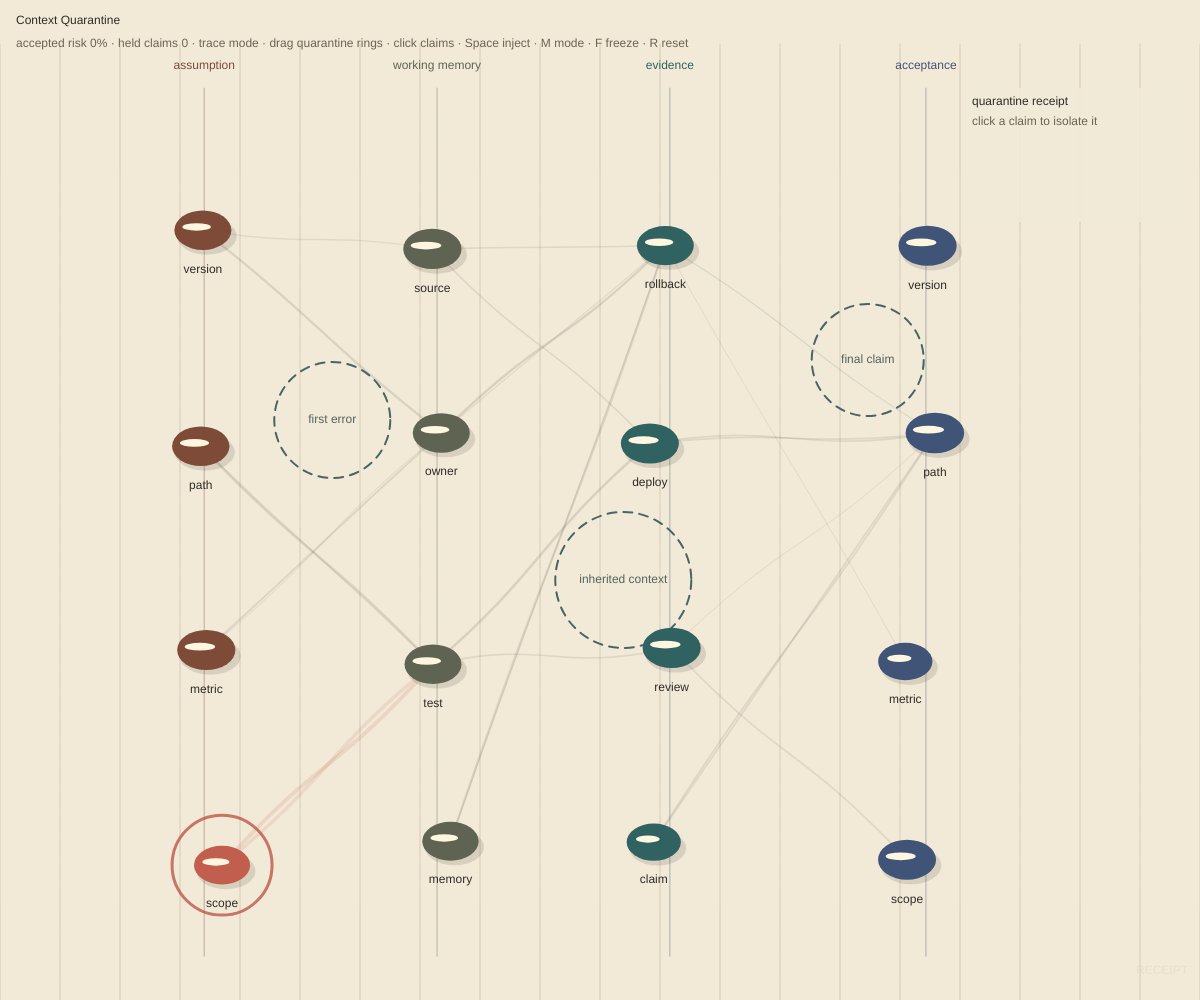
Frame 1 (no input)
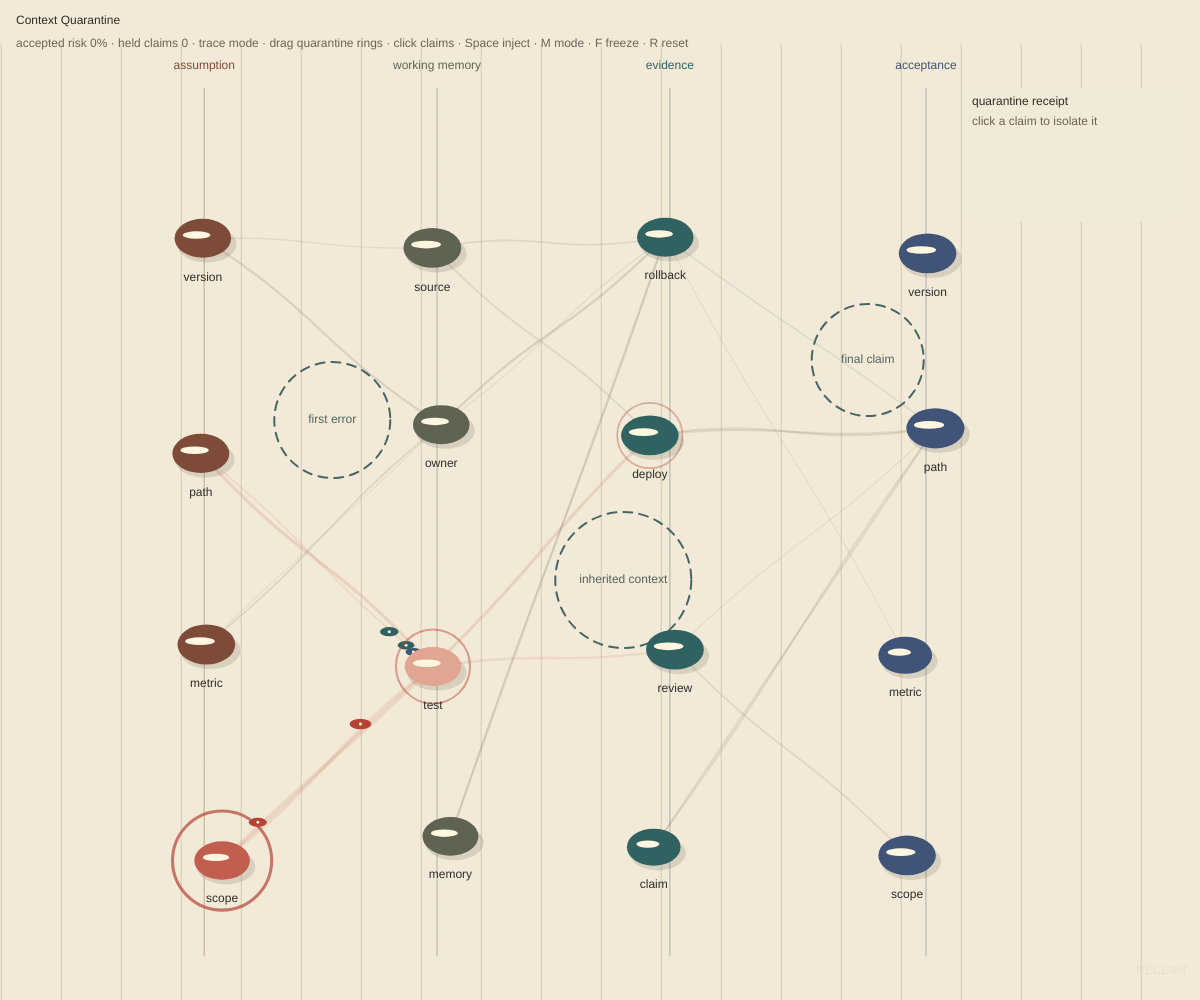
Frame 60 (no input)
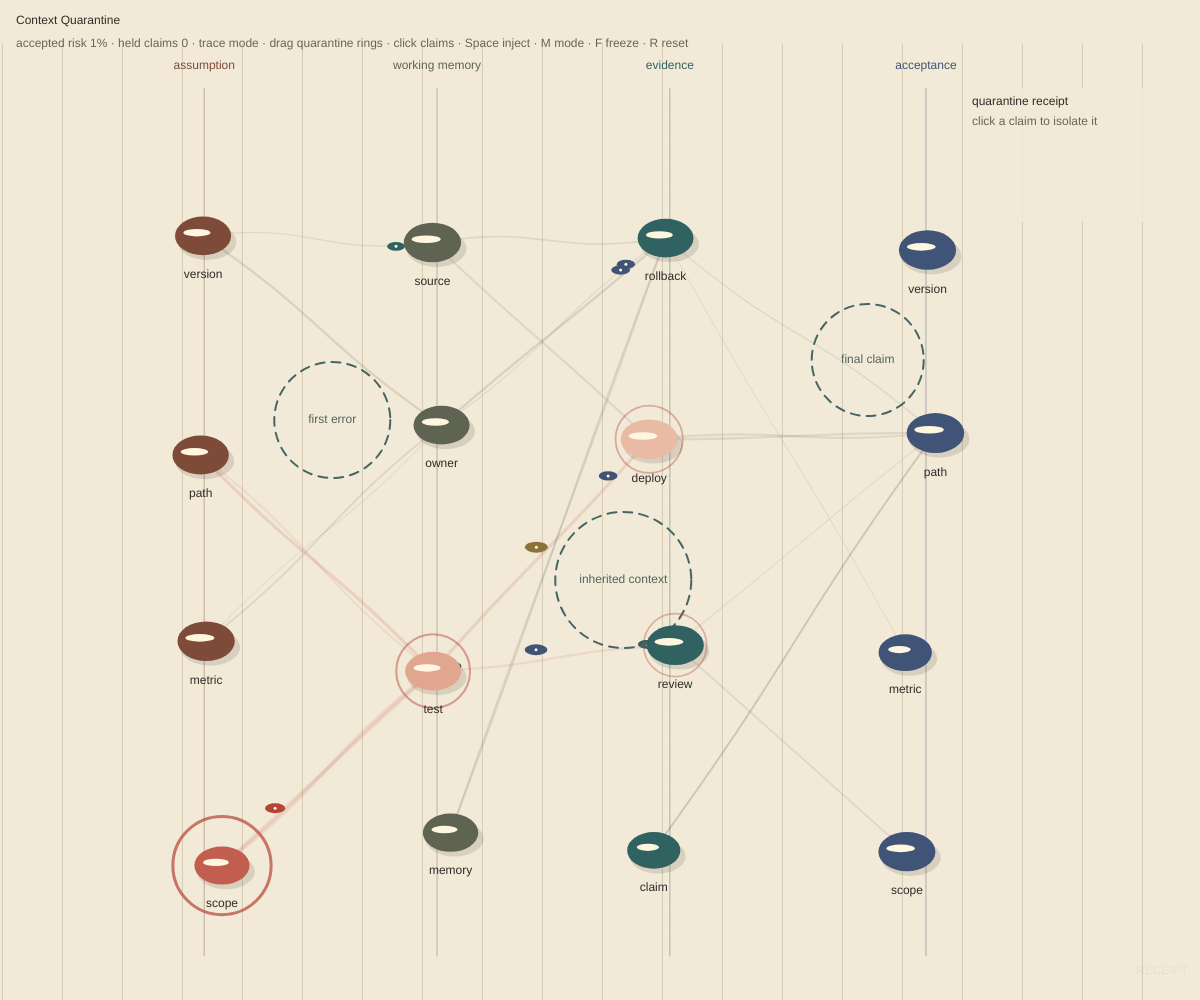
Frame 120 (the mouse pressed at the canvas centre since frame 60)

The p5.js sketch that drew these frames (run headless with seeded random() and noise() and a simulated clock; from frame 60 on, the mouse is pressed at the canvas centre):

// p5.js sketch
// ── sketch.js
// Context Quarantine - an interactive receipt for claims that inherit earlier mistakes.

const LANES = [
  { key: 'assumption', label: 'assumption', x: 0.16, color: '#7e4b39' },
  { key: 'working', label: 'working memory', x: 0.36, color: '#5f6452' },
  { key: 'evidence', label: 'evidence', x: 0.56, color: '#2f6260' },
  { key: 'acceptance', label: 'acceptance', x: 0.78, color: '#405477' },
];

const CLAIM_SEEDS = [
  'version',
  'path',
  'metric',
  'scope',
  'source',
  'owner',
  'test',
  'memory',
  'rollback',
  'deploy',
  'review',
  'claim',
];

let nodes = [];
let links = [];
let pulses = [];
let gates = [];
let receipts = [];
let heldGate = -1;
let mode = 0;
let frozen = false;
let seedValue = 608;
let fieldPulse = { x: 0, y: 0, strength: 0 };

function setup() {
  createCanvas(vw(), vh());
  pixelDensity(min(2, window.devicePixelRatio || 1));
  textFont('ui-sans-serif, system-ui, -apple-system, BlinkMacSystemFont, "Segoe UI", sans-serif');
  resetSystem();
}

function resetSystem() {
  randomSeed(seedValue);
  noiseSeed(seedValue);
  nodes = [];
  links = [];
  pulses = [];
  receipts = [];
  gates = [
    { t: 0.27, y: height * 0.42, radius: 58, label: 'first error' },
    { t: 0.52, y: height * 0.58, radius: 68, label: 'inherited context' },
    { t: 0.73, y: height * 0.36, radius: 56, label: 'final claim' },
  ];

  const compact = width < 560;
  const perLane = compact ? 3 : 4;
  LANES.forEach((lane, laneIndex) => {
    for (let i = 0; i < perLane; i += 1) {
      const n = makeNode(laneIndex, i, perLane);
      nodes.push(n);
    }
  });

  for (let laneIndex = 0; laneIndex < LANES.length - 1; laneIndex += 1) {
    const from = nodes.filter((n) => n.lane === laneIndex);
    const to = nodes.filter((n) => n.lane === laneIndex + 1);
    from.forEach((a, i) => {
      const primary = to[(i + floor(random(to.length))) % to.length];
      links.push(makeLink(a, primary, random(0.42, 0.82)));
      if (!compact || random() > 0.34) {
        links.push(makeLink(a, random(to), random(0.2, 0.52)));
      }
    });
  }

  contaminate(nodes[floor(random(0, min(perLane, nodes.length)))], 0.82);
  for (let i = 0; i < 18; i += 1) addPulse(random(nodes.filter((n) => n.lane === 0)));
}

function makeNode(laneIndex, rowIndex, perLane) {
  const lane = LANES[laneIndex];
  const jitterX = random(-0.018, 0.018) * layoutWidth();
  const bandTop = topMargin() + 42;
  const bandHeight = height - bandTop - bottomMargin();
  const y = bandTop + ((rowIndex + 0.5) / perLane) * bandHeight + random(-20, 20);
  return {
    id: nodes.length,
    lane: laneIndex,
    label: CLAIM_SEEDS[(laneIndex * perLane + rowIndex) % CLAIM_SEEDS.length],
    x: lane.x * layoutWidth() + gutterLeft() + jitterX,
    y,
    tx: lane.x * layoutWidth() + gutterLeft() + jitterX,
    ty: y,
    vx: random(-0.25, 0.25),
    vy: random(-0.25, 0.25),
    trust: random(0.42, 0.92),
    contamination: 0,
    quarantined: false,
    phase: random(TWO_PI),
  };
}

function makeLink(a, b, confidence) {
  return {
    from: a.id,
    to: b.id,
    confidence,
    contaminated: false,
    phase: random(TWO_PI),
  };
}

function draw() {
  background('#f2ead8');
  drawPaper();
  if (!frozen) {
    updateNodes();
    updateContamination();
    maybeAddPulse();
  }
  drawLanes();
  drawLinks();
  updatePulses();
  drawGates();
  drawNodes();
  drawReceipts();
  drawFieldPulse();
  drawHud();
  fieldPulse.strength *= 0.9;
}

function drawPaper() {
  noStroke();
  for (let y = 0; y < height; y += 6) {
    const tone = 234 + noise(y * 0.024, frameCount * 0.002) * 10;
    fill(tone, 226, 209, 34);
    rect(0, y, width, 3);
  }

  stroke('#d6cab2');
  strokeWeight(1);
  const step = max(34, min(width, height) * 0.06);
  for (let x = -step; x < width + step; x += step) {
    line(x + ((frameCount * 0.02) % step), topMargin() * 0.5, x + ((frameCount * 0.02) % step), height);
  }
}

function updateNodes() {
  nodes.forEach((n) => {
    const lane = LANES[n.lane];
    const drift = sin(frameCount * 0.011 + n.phase) * 9;
    let ax = (n.tx - n.x) * 0.004;
    let ay = (n.ty + drift - n.y) * 0.004;

    gates.forEach((g) => {
      const gx = gateX(g);
      const d = dist(n.x, n.y, gx, g.y);
      if (d < g.radius * 1.8) {
        const push = (1 - d / (g.radius * 1.8)) * (mode === 2 ? -0.08 : 0.08);
        ax += ((n.x - gx) / max(d, 1)) * push;
        ay += ((n.y - g.y) / max(d, 1)) * push;
      }
    });

    if (fieldPulse.strength > 0.02) {
      const d = dist(n.x, n.y, fieldPulse.x, fieldPulse.y);
      if (d < 180) {
        const pull = (1 - d / 180) * 0.12 * fieldPulse.strength;
        ax += ((fieldPulse.x - n.x) / max(d, 1)) * pull;
        ay += ((fieldPulse.y - n.y) / max(d, 1)) * pull;
      }
    }

    n.vx = (n.vx + ax) * 0.9;
    n.vy = (n.vy + ay) * 0.9;
    n.x += n.vx;
    n.y += n.vy;
    n.trust = constrain(n.trust + (n.quarantined ? 0.002 : -0.0008), 0.08, 1);
  });
}

function updateContamination() {
  links.forEach((link) => {
    const a = nodes[link.from];
    const b = nodes[link.to];
    const blocked = crossesQuarantine(a, b);
    const inherited = max(0, a.contamination - (blocked ? 0.48 : 0.08));
    if (inherited > b.contamination && !b.quarantined) {
      b.contamination = lerp(b.contamination, inherited * link.confidence, 0.035);
      link.contaminated = b.contamination > 0.18 || a.contamination > 0.32;
    }
    if (b.quarantined) b.contamination *= 0.935;
    else b.contamination *= 0.998;
  });

  const acceptedRisk = nodes
    .filter((n) => n.lane === LANES.length - 1)
    .reduce((sum, n) => sum + n.contamination, 0);
  if (acceptedRisk > 1.25 && frameCount % 92 === 0) {
    const target = random(nodes.filter((n) => n.lane === LANES.length - 1));
    contaminate(target, 0.45);
  }
}

function maybeAddPulse() {
  if (frameCount % 28 === 0 && pulses.length < 48) {
    const starts = nodes.filter((n) => n.lane === 0 && !n.quarantined);
    addPulse(random(starts));
  }
}

function addPulse(start) {
  const candidates = links.filter((l) => l.from === start.id);
  if (!candidates.length) return;
  const link = random(candidates);
  pulses.push({
    link,
    t: 0,
    speed: random(0.007, 0.017),
    color: start.contamination > 0.3 ? '#b54436' : random(['#2f6260', '#405477', '#8c713b']),
  });
}

function updatePulses() {
  for (let i = pulses.length - 1; i >= 0; i -= 1) {
    const p = pulses[i];
    const a = nodes[p.link.from];
    const b = nodes[p.link.to];
    p.t += frozen ? 0 : p.speed;
    const u = easeOutCubic(constrain(p.t, 0, 1));
    const bow = sin(u * PI) * (22 + 20 * p.link.confidence);
    const x = lerp(a.x, b.x, u);
    const y = lerp(a.y, b.y, u) + bow * (a.y < b.y ? 1 : -1) * 0.35;
    noStroke();
    fill(p.color);
    ellipse(x, y, 13 + sin(u * PI) * 10, 7 + sin(u * PI) * 4);
    fill('#fff6df');
    circle(x, y, 3);

    if (p.t >= 1) {
      if (a.contamination > 0.22 && !crossesQuarantine(a, b) && !b.quarantined) {
        b.contamination = max(b.contamination, a.contamination * p.link.confidence);
      }
      pulses.splice(i, 1);
      const next = links.filter((l) => l.from === b.id);
      if (next.length && random() < 0.8 && !b.quarantined) {
        pulses.push({ link: random(next), t: 0, speed: random(0.007, 0.017), color: p.color });
      }
    }
  }
}

function drawLanes() {
  const top = topMargin();
  const h = height - top - bottomMargin();
  LANES.forEach((lane) => {
    const x = lane.x * layoutWidth() + gutterLeft();
    stroke(lane.color + '55');
    strokeWeight(1.2);
    line(x, top, x, top + h);
    noStroke();
    fill(lane.color);
    textAlign(CENTER, TOP);
    textStyle(BOLD);
    textSize(width < 560 ? 10 : 12);
    text(lane.label, x, top - 28);
  });

  noStroke();
  fill(54, 48, 40, 13);
  textStyle(BOLD);
  textSize(constrain(width * 0.09, 38, 112));
  textAlign(RIGHT, BASELINE);
  text('RECEIPT', width - 12, height - 26);
}

function drawLinks() {
  links.forEach((link, i) => {
    const a = nodes[link.from];
    const b = nodes[link.to];
    const blocked = crossesQuarantine(a, b);
    const risk = max(a.contamination, b.contamination);
    const base = mode === 1 ? 76 : 44;
    const col = blocked ? '#2f6260' : risk > 0.22 ? '#b54436' : '#463f35';
    noFill();
    stroke(col + alphaHex(base * (0.35 + link.confidence * 0.65)));
    strokeWeight(blocked ? 1.2 : 0.6 + link.confidence * 2.3 + risk * 2.4);
    const mx = (a.x + b.x) * 0.5;
    const my = (a.y + b.y) * 0.5;
    const wobble = sin(frameCount * 0.016 + link.phase + i) * 18;
    bezier(a.x, a.y, mx, my + wobble, mx, my - wobble, b.x, b.y);
  });
}

function drawGates() {
  gates.forEach((g, i) => {
    const x = gateX(g);
    const active = i === heldGate || dist(mouseX, mouseY, x, g.y) < g.radius;
    noFill();
    stroke(active ? '#263f3d' : '#476663');
    strokeWeight(active ? 3 : 2);
    drawingContext.setLineDash([9, 7]);
    circle(x, g.y, g.radius * 2);
    drawingContext.setLineDash([]);
    noStroke();
    fill(active ? '#263f3d' : '#52645d');
    textAlign(CENTER, CENTER);
    textStyle(BOLD);
    textSize(width < 560 ? 10 : 11);
    text(g.label, x, g.y);
  });
}

function drawNodes() {
  nodes.forEach((n) => {
    const lane = LANES[n.lane];
    const r = nodeRadius(n);
    const risk = n.contamination;
    noStroke();
    fill(46, 40, 32, 34);
    ellipse(n.x + 4, n.y + 6, r * 2.2, r * 1.35);
    fill(risk > 0.18 ? lerpColorValue('#f5d6bd', '#b54436', risk) : lane.color);
    ellipse(n.x, n.y, r * 2.1, r * 1.45);
    fill(n.quarantined ? '#f2ead8' : '#fff6df');
    ellipse(n.x - r * 0.23, n.y - r * 0.12, r * (0.75 + n.trust * 0.42), r * 0.28);

    if (risk > 0.08) {
      noFill();
      stroke('#b54436' + alphaHex(80 + risk * 120));
      strokeWeight(1.4 + risk * 2);
      circle(n.x, n.y, r * (2.1 + risk * 2));
    }

    if (n.quarantined) {
      stroke('#263f3d');
      strokeWeight(2);
      line(n.x - r * 0.72, n.y - r * 0.72, n.x + r * 0.72, n.y + r * 0.72);
      line(n.x + r * 0.72, n.y - r * 0.72, n.x - r * 0.72, n.y + r * 0.72);
    }

    noStroke();
    fill('#302c27');
    textAlign(CENTER, CENTER);
    textStyle(BOLD);
    textSize(width < 560 ? 9.5 : 11);
    text(n.label, n.x, n.y + r + 12);
  });
}

function drawReceipts() {
  const compact = width < 560;
  const recent = receipts.slice(compact ? -3 : -5);
  const x = compact ? 14 : width - 228;
  const y = compact ? height - 92 : topMargin() + 8;
  noStroke();
  fill(242, 234, 216, compact ? 190 : 220);
  rect(x - 8, y - 8, compact ? width - 28 : 216, compact ? 80 : 134, 4);
  fill('#302c27');
  textAlign(LEFT, TOP);
  textStyle(BOLD);
  textSize(12);
  text('quarantine receipt', x, y);
  textStyle(NORMAL);
  fill('#6e6355');
  textSize(10.5);
  if (!recent.length) {
    text('click a claim to isolate it', x, y + 20);
  } else {
    recent.forEach((r, i) => {
      text(`${r.name}: risk ${floor(r.risk * 100)} -> held`, x, y + 20 + i * 18);
    });
  }
}

function drawFieldPulse() {
  if (fieldPulse.strength < 0.04) return;
  noFill();
  stroke('#b54436');
  strokeWeight(1.5);
  circle(fieldPulse.x, fieldPulse.y, 34 + fieldPulse.strength * 130);
  stroke('#2f626088');
  circle(fieldPulse.x, fieldPulse.y, 12 + fieldPulse.strength * 52);
}

function drawHud() {
  const compact = width < 560;
  const risk = acceptanceRisk();
  const blocked = nodes.filter((n) => n.quarantined).length;
  noStroke();
  fill('#302c27');
  textAlign(LEFT, TOP);
  textStyle(BOLD);
  textSize(compact ? 13 : 15);
  text('Context Quarantine', 16, 15);
  fill('#6e6355');
  textStyle(NORMAL);
  textSize(compact ? 11.5 : 13);
  const modeName = ['trace', 'x-ray', 'reverse'][mode];
  const copy = compact
    ? `accepted risk ${floor(risk * 100)}% · held ${blocked} · ${modeName}\ndrag rings · tap claims · M mode · R reset`
    : `accepted risk ${floor(risk * 100)}% · held claims ${blocked} · ${modeName} mode · drag quarantine rings · click claims · Space inject · M mode · F freeze · R reset`;
  text(copy, 16, 38, width - 32, compact ? 54 : 32);
}

function contaminate(node, amount) {
  node.contamination = constrain(node.contamination + amount, 0, 1);
  node.trust = max(0.18, node.trust - amount * 0.3);
}

function acceptanceRisk() {
  const accepted = nodes.filter((n) => n.lane === LANES.length - 1);
  if (!accepted.length) return 0;
  return accepted.reduce((sum, n) => sum + n.contamination, 0) / accepted.length;
}

function crossesQuarantine(a, b) {
  return gates.some((g) => distanceToSegment(gateX(g), g.y, a.x, a.y, b.x, b.y) < g.radius);
}

function distanceToSegment(px, py, x1, y1, x2, y2) {
  const dx = x2 - x1;
  const dy = y2 - y1;
  const len2 = dx * dx + dy * dy || 1;
  const t = constrain(((px - x1) * dx + (py - y1) * dy) / len2, 0, 1);
  return dist(px, py, x1 + dx * t, y1 + dy * t);
}

function pickNode(x, y) {
  for (let i = nodes.length - 1; i >= 0; i -= 1) {
    if (dist(x, y, nodes[i].x, nodes[i].y) < nodeRadius(nodes[i]) + 13) return i;
  }
  return -1;
}

function pickGate(x, y) {
  for (let i = gates.length - 1; i >= 0; i -= 1) {
    if (dist(x, y, gateX(gates[i]), gates[i].y) < gates[i].radius + 10) return i;
  }
  return -1;
}

function mousePressed() {
  heldGate = pickGate(mouseX, mouseY);
  const hit = pickNode(mouseX, mouseY);
  fieldPulse = { x: mouseX, y: mouseY, strength: 1 };
  if (hit >= 0 && heldGate < 0) {
    const n = nodes[hit];
    n.quarantined = !n.quarantined;
    if (n.quarantined) {
      receipts.push({ name: n.label, risk: n.contamination });
      n.contamination *= 0.35;
    } else {
      contaminate(n, 0.18);
    }
  }
  return false;
}

function mouseDragged() {
  fieldPulse = { x: mouseX, y: mouseY, strength: 0.7 };
  if (heldGate >= 0) {
    const g = gates[heldGate];
    g.t = constrain((mouseX - gutterLeft()) / layoutWidth(), 0.12, 0.88);
    g.y = constrain(mouseY, topMargin() + 26, height - bottomMargin() - 26);
  }
  return false;
}

function mouseReleased() {
  heldGate = -1;
}

function touchStarted() {
  return mousePressed();
}

function touchMoved() {
  return mouseDragged();
}

function touchEnded() {
  heldGate = -1;
  return false;
}

function keyPressed() {
  if (key === 'r' || key === 'R') {
    seedValue += 31;
    resetSystem();
  }
  if (key === 'f' || key === 'F') frozen = !frozen;
  if (key === 'm' || key === 'M') mode = (mode + 1) % 3;
  if (key === ' ') {
    const starts = nodes.filter((n) => n.lane === 0);
    addPulse(random(starts));
    fieldPulse = { x: width * 0.18, y: height * 0.5, strength: 1 };
  }
}

function nodeRadius(n) {
  return (width < 560 ? 17 : constrain(width * 0.022, 20, 29)) * (0.9 + n.trust * 0.18);
}

function gateX(g) {
  return gutterLeft() + layoutWidth() * g.t;
}

function gutterLeft() {
  return width < 560 ? 0 : 18;
}

function topMargin() {
  return width < 560 ? 96 : 88;
}

function bottomMargin() {
  return width < 560 ? 106 : 44;
}

function layoutWidth() {
  return min(width - gutterLeft() * 2, window.innerWidth || width, document.documentElement.clientWidth || width);
}

function vw() {
  return min(windowWidth, document.documentElement.clientWidth || windowWidth);
}

function vh() {
  return min(windowHeight, document.documentElement.clientHeight || windowHeight);
}

function windowResized() {
  const previousLayoutWidth = max(1, layoutWidth());
  resizeCanvas(vw(), vh());
  const sx = layoutWidth() / previousLayoutWidth;
  nodes.forEach((n) => {
    n.x = constrain(n.x, 24, width - 24);
    n.y = constrain(n.y, topMargin() + 18, height - bottomMargin() - 18);
    n.tx = constrain(n.tx * sx, 24, width - 24);
    n.ty = constrain(n.ty, topMargin() + 18, height - bottomMargin() - 18);
  });
  gates.forEach((g) => {
    g.y = constrain(g.y, topMargin() + 26, height - bottomMargin() - 26);
  });
}

function easeOutCubic(t) {
  return 1 - pow(1 - t, 3);
}

function alphaHex(value) {
  return floor(constrain(value, 0, 255)).toString(16).padStart(2, '0');
}

function lerpColorValue(a, b, t) {
  return lerpColor(color(a), color(b), constrain(t, 0, 1));
}
